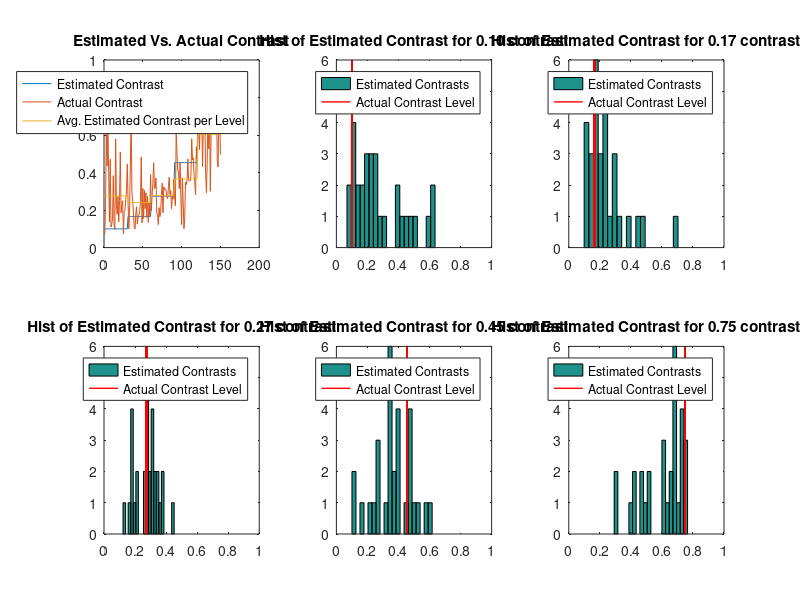

MATLAB code for this plot:
clear all;
close all;

load('data_visualmemorymf_test_JS.mat') % test_HC or test or regular (?)
theData = theData(2); %index to trial number
p = theData.p; data = theData.data; t = theData.t;
data = cell2mat(struct2cell(data));
data = data';
[trials,params] = size(p.trialEvents);

%HC testing, baseline vs perception
if p.numContrasts == 1 && p.numConditions == 2
    %% Organize Data
% perception trials
pResults = p.trialEvents(p.trialEvents(:,1)==1,:);
pData = data(p.trialEvents(:,1)==1,:);
% baseline trials
blResults = p.trialEvents(p.trialEvents(:,1)==3,:);
blData = data(p.trialEvents(:,1)==3,:);
    %%  Perception Estimated Contrast in comparison to Actual Contrast  %%
    
    % Compare Perception and Baseline on same y-limit
    minContrast = min([min(pData(:,4)) min(blData(:,4))]);
    maxContrast = max([max(pData(:,4)) max(blData(:,4))]);
    %Lower bound
    if minContrast - 0.1 <= 0
        yMin = 0;
    else 
        yMin = minContrast - 0.1;
    end
    %upper bound
    if maxContrast + 0.1 >= 1
        yMax = 1;
    else
        yMax = maxContrast + 0.1;
    end

    figure
    set(gcf, 'Name', 'Visual Working Memory Versus Perception');
    subplot(2,3,1)
    plot(pData(:,4)); %Estimated Contrast
    hold on
    plot(1:length(pResults(:,3)),pResults(:,3));
    myfittype = fittype('a+b*log(x)','dependent',{'y'}, 'independent',{'x'},'coefficients' ,{'a,b'});
    myfit = fit(1:length(pData(:,4),pData(:,4)',myfittype));
    plot(myfit);
    
%     fit = polyfit(1:length(pData(:,4)),pData(:,4)',1);
%     plot(polyval(fit,1:length(pData(:,4)))); %Line of best fit for the Estimated Contrast
    xlim([1 length(pData(:,4))]);
    ylim([yMin yMax]);
    title('Perception Contrast Compared to Actual Contrast')
    legend('Subject Contrast Estimation','Actual Contrast', 'Average Contrast Estimation')
    xlabel('Trial Number')
    ylabel('Contrast')

    %% Baseline Contrast in comparison to Actual Contrast  %%
    subplot(2,3,4)
    plot(blData(:,4)); %Estimated Contrast
    hold on
    plot(1:length(blResults(:,3)),blResults(:,3));
    fit = polyfit(1:length(blData(:,4)),blData(:,4)',1);
    plot(polyval(fit,1:length(blData(:,4)))); %Line of best fit for the Estimated Contrast
    xlim([1 length(blData(:,4))]);
    ylim([yMin yMax]);
    title('Baseline Contrast Estimations Compared to actual Contrast');
    legend('Subject Contrast Estimation','Actual Contrast', 'Average Contrast Estimation')
    xlabel('Trial Number')
    ylabel('Contrast')

    %Histogram of perception contrast estimations
    subplot(2,3,2)
    [pBins,pEdges] = histcounts(pData(:,4),20);
    [cOBins,cOEdges] = histcounts(blData(:,4),20);
    histmax = max([max(pBins) max(cOBins)]);
    pHist = histogram(pData(:,4),20);
    xlim([0 1]);
    ylim([0 histmax]);
    title('Histogram of Perception Contrast Estimations');
    line([p.centerContrast p.centerContrast],ylim, 'Linewidth',1,'Color','r');
    lgd = legend('Bins','Actual Contrast');
    lgd.Location = 'northwest';
    xlabel('Contrast')
    ylabel('Frquency of response')

    %Histogram of baseline contrast estimations
    subplot(2,3,5)
    blHist = histogram(blData(:,4),20);
    xlim([0 1]);
    ylim([0 histmax+1]);
    title('Histogram of Baseline Contrast Estimations');
    hold on
    line([p.centerContrast p.centerContrast],ylim, 'Linewidth',1,'Color','r');
    lgd = legend('Bins','Actual Contrast');
    lgd.Location = 'northwest';
    xlabel('Contrast')
    ylabel('Frequency of response')


    %Means & Standard Deviations of estimated contrasts
    pStd = std(pData(:,4));
    pMean = mean(pData(:,4));
    blStd =std(blData(:,4));
    blMean = mean(blData(:,4));
    fprintf('The average response for Perception trials was a contrast of %.4f, with a standard deviation of %.4f.\n The absolute difference between the average and actual contrast is %f\n',pMean, pStd,abs(pMean-p.centerContrast));
    fprintf('The average response for Baseline trials was a contrast of %.4f, with a standard deviation of %.4f.\n The absolute difference between the average and actual contrast is %f\n',blMean, blStd, abs(blMean-p.centerContrast));

    %Percent Error of Contrast Estimations
    pPE = zeros(size(1:length(pData(:,4))));
    blPE = zeros(size(1:length(blData(:,4))));


    for i = 1:length(pData(:,4))
        pPE(i) = (abs((pData(i,4)-pResults(i,3))/pResults(i,3)))*100;
        blPE(i) = (abs((blData(i,4)-blResults(i,3))/blResults(i,3)))*100;
    end

    maxPE = max([max(pPE) max(blPE)]);
    if maxPE + 5 >= 100
        yLimPE = 100;
    else
        yLimPE = (maxPE + 5);
    end

    subplot(2,3,3)
    plot(pPE);
    xlim([1 length(pData)])
    ylim([0 yLimPE])
    title('perception Contrast Percent Error')
    hold on
    plot(repmat(mean(pPE),1,length(pData)))
    legend('Percent Error of Each Estimation','Average Percent Error')
    xlabel('Trial Number')
    ylabel('Percent Error')

    subplot(2,3,6)
    plot(blPE);
    xlim([1 length(blData)])
    ylim([0 yLimPE])
    title('Baseline Percent Error')
    hold on
    plot(repmat(mean(blPE),1,length(blData)))
    legend('Percent Error of Each Estimation','Average Percent Error')
    xlabel('Trial Number')
    ylabel('Percent Error')
  %% 5 contrasts
elseif p.numContrasts == 5 && p.numConditions == 2
    %Pull & Organize data
    %5 contrasts, 30 repititions
    %column 1 of p.trialEvents: Conditions
        %1 - PERCEPTION
        %2 - WORKING MEMORY
        %3 - BASELINE
    %Organize graph into different contrasts for comparisons
    sortedTE = sortrows(p.trialEvents,3); %sorts rows based on contrasts
    col6 = p.trialEvents(:,6);
    data = [data col6];
    [dataTrials,dataParams] = size(data);
    sortedData = sortrows(data,6);

    p.trialEvents = [p.trialEvents (1:length(p.trialEvents))']; %adds run number to seventh column in p.trialEvents
    firstTE = p.trialEvents(p.trialEvents(:,6)==1,:);
    secondTE = p.trialEvents(p.trialEvents(:,6)==2,:);
    thirdTE = p.trialEvents(p.trialEvents(:,6)==3,:);
    fourthTE = p.trialEvents(p.trialEvents(:,6)==4,:);
    fifthTE = p.trialEvents(p.trialEvents(:,6)==5,:);
    orgTE = [firstTE; secondTE; thirdTE; fourthTE; fifthTE];
        
    % Plot estimated versus actual contrast

    figure
    subplot(2,3,1)
    plot(orgTE(:,3));
    ylim([0 1]);
    title('Estimated Vs. Actual Contrast')
    hold on

    firstdata = zeros(length(firstTE),dataParams);
    seconddata = zeros(length(secondTE),dataParams);
    thirddata = zeros(length(thirdTE),dataParams);
    fourthdata = zeros(length(fourthTE),dataParams);
    fifthdata = zeros(length(fifthTE),dataParams);
    for i = 1:length(firstTE)
        firstdata(i,:) = data(firstTE(i,7),:);
        seconddata(i,:) = data(secondTE(i,7),:);
        thirddata(i,:) = data(thirdTE(i,7),:);
        fourthdata(i,:) = data(fourthTE(i,7),:);
        fifthdata(i,:) = data(fifthTE(i,7),:);
    end
    orgData = [firstdata; seconddata; thirddata; fourthdata; fifthdata];
    plot(orgData(:,4));
    hold on
    firstMean = (ones([1 length(firstdata)])*mean(firstdata(:,4)));
    secondMean = ones([1 length(seconddata)])*mean(seconddata(:,4));
    thirdMean = ones([1 length(thirddata)])*mean(thirddata(:,4));
    fourthMean = ones([1 length(fourthdata)])*mean(fourthdata(:,4));
    fifthMean = ones([1 length(fifthdata)])*mean(fifthdata(:,4));
    meanVector = [firstMean secondMean thirdMean fourthMean fifthMean];
    plot(1:(length(firstMean)+length(secondMean)+length(thirdMean)+length(fourthMean)+length(fifthMean)),meanVector);
    legend('Estimated Contrast','Actual Contrast','Avg. Estimated Contrast per Level');

    fprintf('\nThe mean of responses for contrast %f was %f. The absolute difference is: %f\n\n',firstTE(1,3),firstMean(1), abs(firstTE(1,3)-firstMean(1)));
    fprintf('The mean of responses for contrast %f was %f. The absolute difference is: %f\n\n',secondTE(1,3),secondMean(1),abs(secondTE(1,3)-secondMean(1)));
    fprintf('The mean of responses for contrast %f was %f. The absolute difference is: %f\n\n',thirdTE(1,3),thirdMean(1),abs(thirdTE(1,3)-thirdMean(1)));
    fprintf('The mean of responses for contrast %f was %f. The absolute difference is: %f\n\n',fourthTE(1,3),fourthMean(1),abs(fourthTE(1,3)-fourthMean(1)));
    fprintf('The mean of responses for contrast %f was %f. The absolute difference is: %f\n\n',fifthTE(1,3),fifthMean(1),abs(fifthTE(1,3)-fifthMean(1)));
    %% Histograms of responses for each contrast level
    subplot(2,3,2)
    hist(firstdata(:,4),20);
    hold on
    xlim([0 1]);
    ylim([0 6]);
    line([firstTE(:,3) firstTE(:,3)],ylim, 'Linewidth',1,'Color','r');
    title(sprintf('Hist of Estimated Contrast for %.2f contrast',firstTE(1,3)));
    legend('Estimated Contrasts', 'Actual Contrast Level');

    subplot(2,3,3)
    hist(seconddata(:,4),20);
    xlim([0 1]);
    ylim([0 6]);
    hold on
    line([secondTE(:,3) secondTE(:,3)],ylim, 'Linewidth',1,'Color','r');
    title(sprintf('Hist of Estimated Contrast for %.2f contrast',secondTE(1,3)));
    legend('Estimated Contrasts', 'Actual Contrast Level');

    subplot(2,3,4)
    hist(thirddata(:,4),20);
    xlim([0 1]);
    ylim([0 6]);
    hold on
    line([thirdTE(:,3) thirdTE(:,3)],ylim, 'Linewidth',1,'Color','r');
    title(sprintf('Hist of Estimated Contrast for %.2f contrast',thirdTE(1,3)));
    legend('Estimated Contrasts', 'Actual Contrast Level');

    subplot(2,3,5)
    hist(fourthdata(:,4),20);
    xlim([0 1]);
    ylim([0 6]);
    hold on
    line([fourthTE(:,3) fourthTE(:,3)],ylim, 'Linewidth',1,'Color','r');
    title(sprintf('Hist of Estimated Contrast for %.2f contrast',fourthTE(1,3)));
    legend('Estimated Contrasts', 'Actual Contrast Level');

    subplot(2,3,6)
    hist(fifthdata(:,4),20);
    xlim([0 1]);
    ylim([0 6]);
    hold on
    line([fifthTE(:,3) fifthTE(:,3)],ylim, 'Linewidth',1,'Color','r');
    title(sprintf('Hist of Estimated Contrast for %.2f contrast',fifthTE(1,3)));
    legend('Estimated Contrasts', 'Actual Contrast Level');
    else
        disp('Number of contrasts or conditions does not correspond to experiment design.')
end